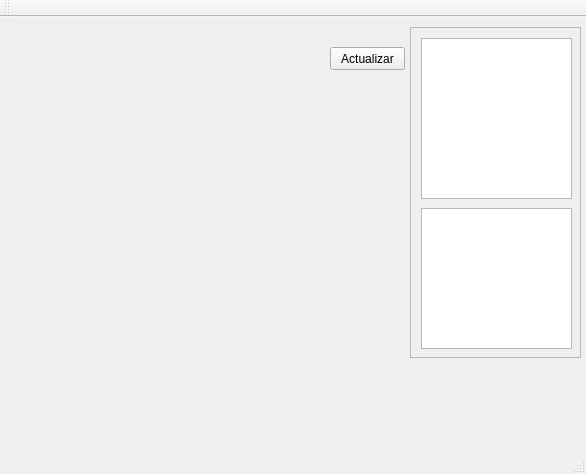
<?xml version="1.0" encoding="UTF-8"?>
<ui version="4.0">
 <class>MainWindow</class>
 <widget class="QMainWindow" name="MainWindow">
  <property name="geometry">
   <rect>
    <x>0</x>
    <y>0</y>
    <width>586</width>
    <height>474</height>
   </rect>
  </property>
  <property name="windowTitle">
   <string>MainWindow</string>
  </property>
  <widget class="QWidget" name="centralWidget">
   <widget class="QScrollArea" name="scrollArea">
    <property name="geometry">
     <rect>
      <x>410</x>
      <y>10</y>
      <width>171</width>
      <height>331</height>
     </rect>
    </property>
    <property name="widgetResizable">
     <bool>true</bool>
    </property>
    <widget class="QWidget" name="scrollAreaWidgetContents">
     <property name="geometry">
      <rect>
       <x>0</x>
       <y>0</y>
       <width>169</width>
       <height>329</height>
      </rect>
     </property>
     <widget class="QListView" name="listView">
      <property name="geometry">
       <rect>
        <x>10</x>
        <y>10</y>
        <width>151</width>
        <height>161</height>
       </rect>
      </property>
     </widget>
     <widget class="QListWidget" name="listWidget">
      <property name="geometry">
       <rect>
        <x>10</x>
        <y>180</y>
        <width>151</width>
        <height>141</height>
       </rect>
      </property>
     </widget>
    </widget>
   </widget>
   <widget class="QPushButton" name="pushButton">
    <property name="geometry">
     <rect>
      <x>330</x>
      <y>30</y>
      <width>75</width>
      <height>23</height>
     </rect>
    </property>
    <property name="text">
     <string>Actualizar</string>
    </property>
   </widget>
  </widget>
  <widget class="QMenuBar" name="menuBar">
   <property name="geometry">
    <rect>
     <x>0</x>
     <y>0</y>
     <width>586</width>
     <height>21</height>
    </rect>
   </property>
  </widget>
  <widget class="QToolBar" name="mainToolBar">
   <attribute name="toolBarArea">
    <enum>TopToolBarArea</enum>
   </attribute>
   <attribute name="toolBarBreak">
    <bool>false</bool>
   </attribute>
  </widget>
  <widget class="QStatusBar" name="statusBar"/>
 </widget>
 <layoutdefault spacing="6" margin="11"/>
 <resources/>
 <connections/>
</ui>
